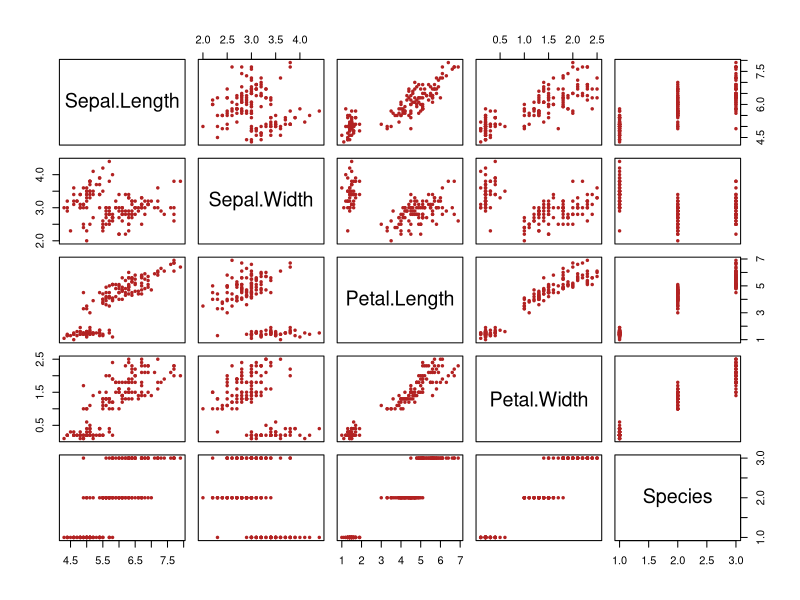

Recreate this plot in R.
## ---- chunk 1
plot(iris, pch=20, col="firebrick", cex=.75)
